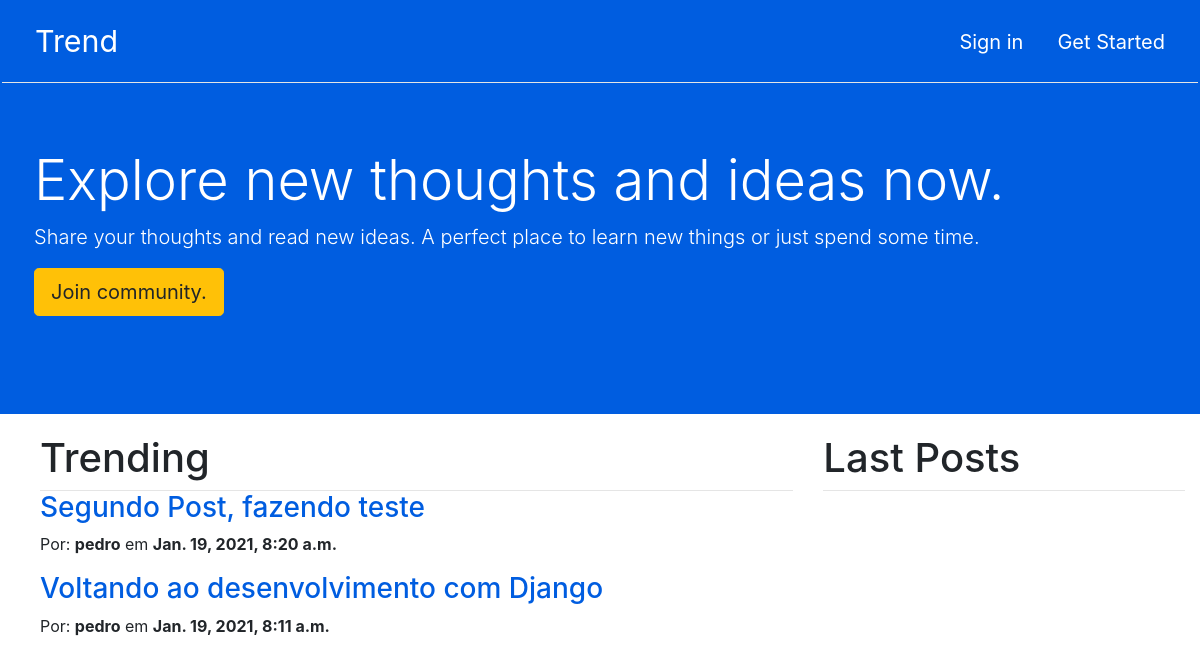
The app's page /, older data.
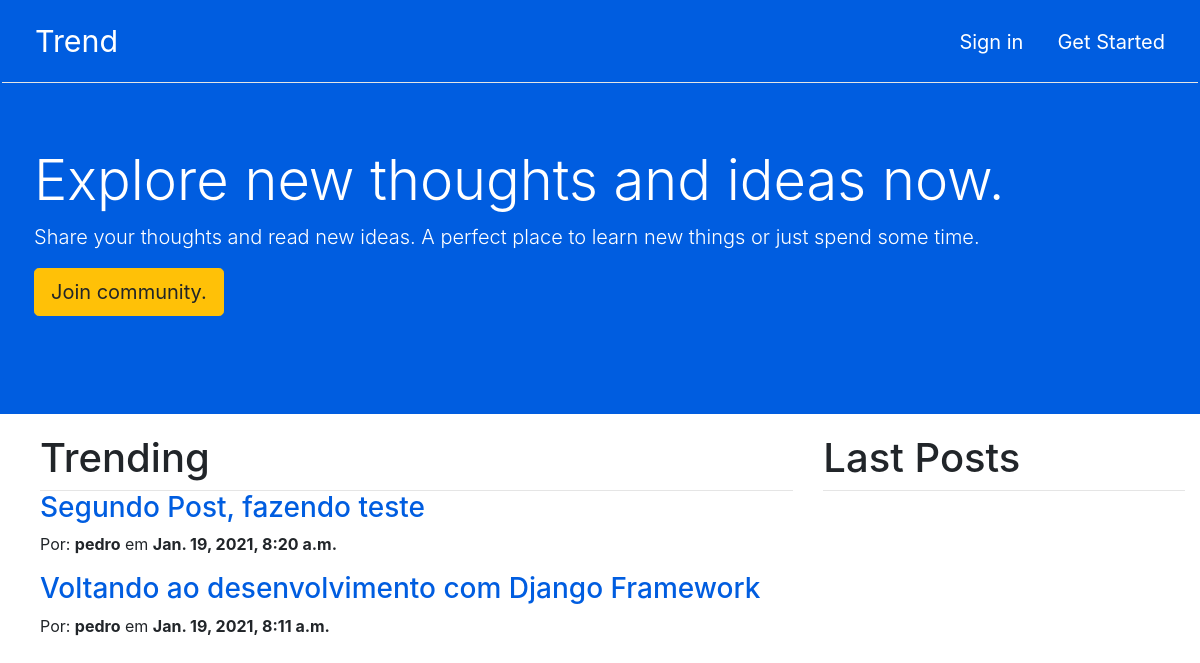
The same page, newer data.
### application/models.py (models this page shows, shortened)
class Post(models.Model):
    STATUS = (('public', 'Public'), ('private', 'Private'),)
    title = models.CharField(max_length=250)
    slug = models.SlugField(max_length=250)
    author = models.ForeignKey(User, on_delete=models.CASCADE)
    content = models.TextField()
    published = models.DateTimeField(default=timezone.now)
    updated = models.DateTimeField(auto_now=True)
    status = models.CharField(max_length=10, choices=STATUS, default='private')
    def get_absolute_url(self):
        return reverse('detailPost', args=[self.slug])
    class Meta:
        ordering = ('-published',)

### application/views.py (the view)
# urls.py: path('', views.PostHomeView.as_view(), name='home'),
class PostHomeView(ListView):
    model = Post
    template_name = 'post/home.html'

### application/templates/post/home.html (shortened to what this page needs)
{% load static %}
<!DOCTYPE html>
<html lang="pt-br">
<head>
    <link rel="stylesheet" href="https://cdn.jsdelivr.net/npm/bootstrap@4.5.3/dist/css/bootstrap.min.css">
    <link rel="stylesheet" href="{% static 'css/style.css' %}">
</head>
<body>
    <div class="main">
        <nav class="navbar navbar-expand-sm navbar-light navbar-color">
          <button class="btn btn-lg navbar-btn" style="font-size: 1.9em;">
              <a href="" class="navbar-links">Trend</a>
          </button>
          <ul class="navbar-nav ml-auto">
            <li class="nav-item">
                <button class="btn btn-lg navbar-btn">
                    <a href="{% url 'login' %}" class="navbar-links">Sign in</a>
                </button>
            </li>
            <li class="nav-item">
                <button class="btn btn-lg navbar-btn">
                    <a href="{% url 'newUser' %}" class="navbar-links">Get Started</a>
                </button>
            </li>
          </ul>
        </nav>
        <div class="jumbotron desc">
            <h1 class="display-4">Explore new thoughts and ideas now.</h1>
            <p class="lead">Share your thoughts and read new ideas. A perfect place to learn new things or just spend some
                time.</p>
            <a class="btn btn-warning btn-lg" href="{% url 'newUser' %}" role="button">Join community.</a>
        </div>
    </div>
    <section class="section1 row">
        <article class="trending col-md-8">
            <h1>Trending</h1>
            <hr>
            <div>
                {% for post in object_list %}
                    {% if post.id < 10 %}
                        <h3><a href="{{post.get_absolute_url}}">{{post.title}}</a></h3>
                        <p>Por: <strong>{{post.author}}</strong> em <strong>{{post.published}}</strong></p>
                    {% endif %}
                {% endfor %}
            </div>
        </article>
        <article class="trending col-md-4">
            <h1>Last Posts</h1>
            <hr>
        </article>
    </section>
</body>
</html>

Row changes from the older to the newer data that the page shows:
changed Post: title "Voltando ao desenvolvimento com Django" → "Voltando ao desenvolvimento com Django Framework"
